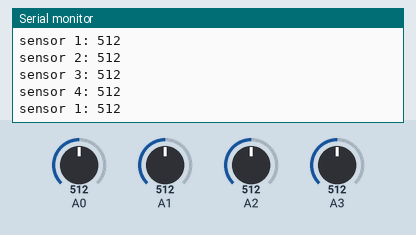
This sketch was run on a simulated Arduino Uno, built with avr-gcc and run on an emulated ATmega328P. On the bench: the last lines printed to the serial monitor. The inputs (shaded band) are chosen by the test bench; at power-on: A0 = 512, A1 = 512, A2 = 512, A3 = 512.

Above: at 1.2 s.
1.3 s: A0 set to 340
At 2.3 s:
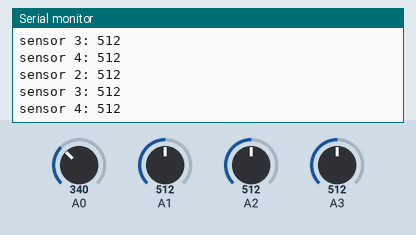
4.3 s: A1 set to 716
At 5.1 s:
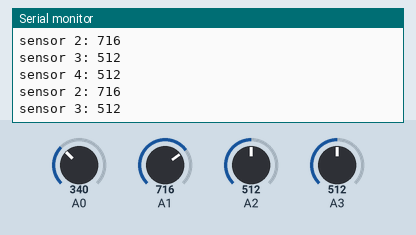
5.8 s: A2 set to 716
At 6.8 s:
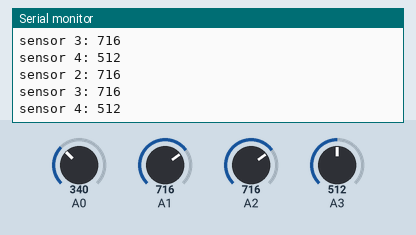
8.8 s: A3 set to 716
At 9.5 s:
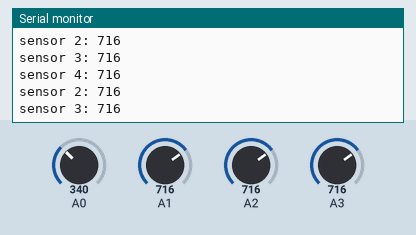
11.8 s: A0 set to 360
At 12.5 s:
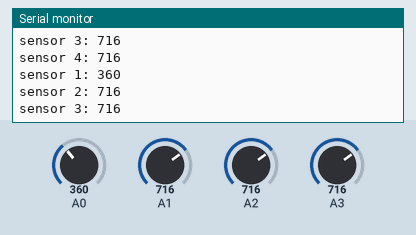
13.3 s: A1 set to 992
At 13.9 s:
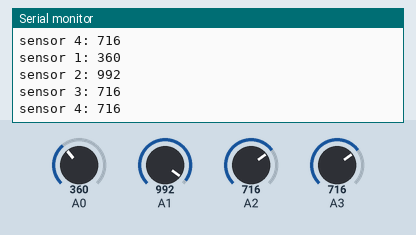
Timing chart, 0 to 15.8 s (numbered marks = the images above; inputs shaded):
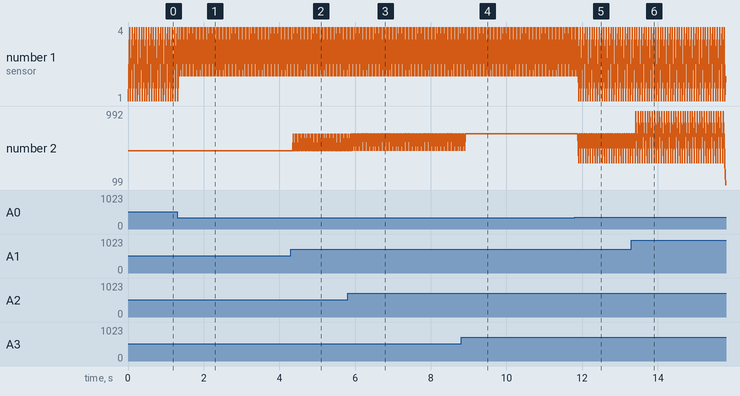

Measured:
- after the input at 4.3 s, the serial monitor: prints a new line after 0.07 s (image 2)
- after the input at 5.8 s, the serial monitor: prints a new line after 0.13 s (image 3)
- after the input at 8.8 s, the serial monitor: prints a new line after 0.14 s (image 4)
- after the input at 11.8 s, the serial monitor: prints a new line after 0.10 s (image 5)
- after the input at 13.3 s, the serial monitor: prints a new line after 0.12 s (image 6)
- plotted number 2: 716 → 99 after the input at 13.3 s

The sketch:

four_sensor_read.ino
```cpp
void setup() {
  Serial.begin(9600);
  pinMode(A0, INPUT);
  pinMode(A1, INPUT);
  pinMode(A2, INPUT);
  pinMode(A3, INPUT);
}

void loop() {

  int batasBawah = 350;

  long sensor1 = analogRead(A0);
  long sensor2 = analogRead(A1);
  long sensor3 = analogRead(A2);
  long sensor4 = analogRead(A3);

  if (sensor1 >= batasBawah) {
    Serial.print("sensor 1: ");
    Serial.println(sensor1);
  }

  if (sensor2 >= batasBawah) {
    Serial.print("sensor 2: ");
    Serial.println(sensor2);
  }

  if (sensor3 >= batasBawah) {
    Serial.print("sensor 3: ");
    Serial.println(sensor3);
  }

  if (sensor4 >= batasBawah) {
    Serial.print("sensor 4: ");
    Serial.println(sensor4);
  }

}
```
